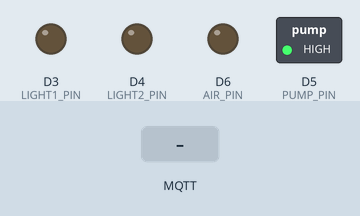
Recording of a sketch running on a simulated ESP8266 (NodeMCU). Parts: switched loads named in the sketch (green lamp = pin HIGH), output pins drawn as LEDs (lit = HIGH). The test bench sets the inputs (shaded band). WiFi joins after 1.5 s; servers stay silent unless stated; random numbers use the default seed unless the sketch sets one; no MQTT or app messages arrive unless stated; what the sketch prints to the serial monitor is not drawn.

Above: at 2.7 s.
2.8 s: MQTT message "1" arrives on the first subscribed topic
At 3.9 s:
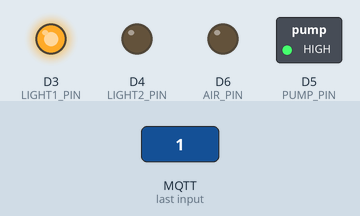
4.3 s: MQTT message "1" arrives on the second subscribed topic
At 5.1 s:
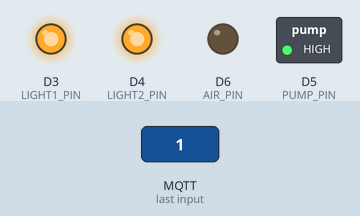
5.8 s: MQTT message "light1" arrives on the first subscribed topic
At 6.2 s:
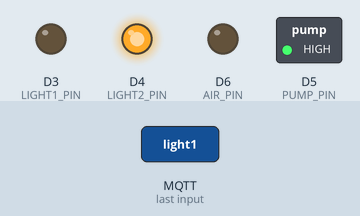
7.3 s: MQTT message "light1" arrives on the second subscribed topic
At 8.6 s:
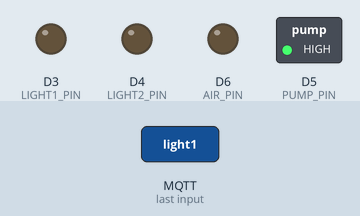
Timing chart, 0 to 9.8 s (numbered marks = the images above; inputs shaded):
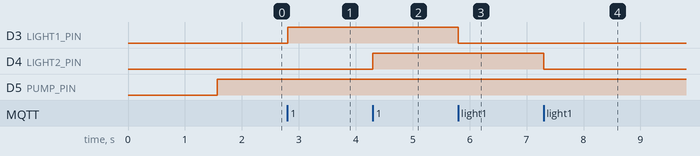

The sketch:

client.ino
```cpp
//Include Library
#include <DHT.h>
#include <ESP8266WiFi.h>
#include <PubSubClient.h>

// WIFI and MQTT Broker information
const char* ssid = "POCO X4 GT";
const char* password = "thuongcute";
const char* mqtt_server = "13.231.154.153";

// PIN connection
#define DHTTYPE DHT11
#define DHT_PIN D2
#define SOIL_MOISTURE_PIN A0
#define LIGHT1_PIN D3
#define LIGHT2_PIN D4
#define PUMP_PIN D5
#define AIR_PIN D6

// Necessary Variable
DHT dht(DHT_PIN, DHTTYPE);
WiFiClient espClient;
PubSubClient client(espClient);
unsigned long lastMsg = 0;
#define MSG_BUFFER_SIZE  (50)
char msg[MSG_BUFFER_SIZE];
float temp = 0;
float humid = 0;
int soil = 0;
int light1_st = 0;
int light2_st = 0;
int air_st = 0;
int pump_st = 0;
char tmp[10];

// Setup WIFI connection
void setup_wifi() {
  delay(10);
  // We start by connecting to a WiFi network
  Serial.println();
  Serial.print("Connecting to ");
  Serial.println(ssid);

  WiFi.mode(WIFI_STA);
  WiFi.begin(ssid, password);

  while (WiFi.status() != WL_CONNECTED) {
    delay(500);
    Serial.print(".");
  }
  randomSeed(micros());
  Serial.println("");
  Serial.println("WiFi connected");
  Serial.println("IP address: ");
  Serial.println(WiFi.localIP());
}

// Process when received control data
// Check topic and control actors
void processData(char* topic, byte* payload) {
  if (strcmp(topic, "light1") == 0) {
    if((char)payload[0] == '1') {
      digitalWrite(LIGHT1_PIN, HIGH);
      light1_st = 1;
    } else {
      digitalWrite(LIGHT1_PIN, LOW);
      light1_st = 0;
    }
    dtostrf(light1_st, 1, 0, tmp);
    snprintf (msg, MSG_BUFFER_SIZE, tmp);
    client.publish("light1-st", msg);
  } else if (strcmp(topic, "light2") == 0) {
    if((char)payload[0] == '1') {
      digitalWrite(LIGHT2_PIN, HIGH);
      light2_st = 1;
    } else {
      digitalWrite(LIGHT2_PIN, LOW);
      light2_st = 0;
    }
    dtostrf(light2_st, 1, 0, tmp);
    snprintf (msg, MSG_BUFFER_SIZE, tmp);
    client.publish("light2-st", msg);
  } else if (strcmp(topic, "air") == 0) {
    if((char)payload[0] == '1') {
      digitalWrite(AIR_PIN, HIGH);
      air_st = 1;
    } else {
      digitalWrite(AIR_PIN, LOW);
      air_st = 0;
    }
    dtostrf(air_st, 1, 0, tmp);
    snprintf (msg, MSG_BUFFER_SIZE, tmp);
    client.publish("air-st", msg);
  } else if (strcmp(topic, "pump") == 0) {
    if((char)payload[0] == '1') {
      digitalWrite(PUMP_PIN, HIGH);
      pump_st = 1;
    } else {
      digitalWrite(PUMP_PIN, LOW);
      pump_st = 0;
    }
    dtostrf(pump_st, 1, 0, tmp);
    snprintf (msg, MSG_BUFFER_SIZE, tmp);
    client.publish("pump-st", msg);
  }
}

//Get data from MQTT broker
void callback(char* topic, byte* payload, unsigned int length) {
  Serial.print("Message arrived [");
  Serial.print(topic);
  Serial.print("]: ");
  for (int i = 0; i < length; i++) {
    Serial.print((char)payload[i]);
  }
  processData(topic, payload);
  Serial.println();
}

// Connect and reconnect to WIFI and MQTT broker
void reconnect() {
  // Loop until we're reconnected
  while (!client.connected()) {
    Serial.print("Attempting MQTT connection...");
    // Create a random client ID
    String clientId = "ESP8266Client-";
    clientId += String(random(0xffff), HEX);
    // Attempt to connect
    if (client.connect(clientId.c_str())) {
      Serial.println("connected");
      // Once connected, publish an announcement...
      // ... and resubscribe
      client.subscribe("light1");
      client.subscribe("light2");
      client.subscribe("air");
      client.subscribe("pump");
    } else {
      Serial.print("failed, rc=");
      Serial.print(client.state());
      Serial.println(" try again in 5 seconds");
      // Wait 5 seconds before retrying
      delay(5000);
    }
  }
}

// Read sensordata from Sensor and publish it to MQTT broker
void publishSensorData() {
  temp = dht.readTemperature();
  humid = dht.readHumidity();
  int soilMoistureValue = analogRead(SOIL_MOISTURE_PIN);
  soil = map(soilMoistureValue, 1023, 0, 0, 100);


  dtostrf(temp, 4, 3, tmp);
  snprintf (msg, MSG_BUFFER_SIZE, tmp);
  client.publish("temp", msg);
  dtostrf(humid, 4, 1, tmp);
  snprintf (msg, MSG_BUFFER_SIZE, tmp);
  client.publish("hum", msg);
  dtostrf(soil, 4, 0, tmp);
  snprintf (msg, MSG_BUFFER_SIZE, tmp);
  client.publish("soilMoisture", msg);

 client.publish("sql1", msg);
}


void setup() {
  // put your setup code here, to run once:
  setup_wifi();
  Serial.begin(9600);
  dht.begin();
  pinMode(AIR_PIN, OUTPUT);
  pinMode(LIGHT1_PIN, OUTPUT);
  pinMode(LIGHT2_PIN, OUTPUT);
  pinMode(PUMP_PIN, OUTPUT);
  client.setServer(mqtt_server, 1883);
  client.setCallback(callback);
}

void loop() {
  // put your main code here, to run repeatedly:
  if (!client.connected()) {
    reconnect();
  }
  client.loop();

  unsigned long now = millis();
  if (now - lastMsg > 30000) {
    lastMsg = now;
    publishSensorData();
  }

  if (temp > 30 && air_st == 0) {
    digitalWrite(AIR_PIN, HIGH);
    air_st = 1;
    dtostrf(air_st, 1, 0, tmp);
    snprintf (msg, MSG_BUFFER_SIZE, tmp);
    client.publish("air-st", msg);
  }
  if (temp < 25 && air_st == 1) {
    digitalWrite(AIR_PIN, LOW);
    air_st = 0;
    dtostrf(air_st, 1, 0, tmp);
    snprintf (msg, MSG_BUFFER_SIZE, tmp);
    client.publish("air-st", msg);
  }

  if (soil < 10 && pump_st == 0) {
    digitalWrite(PUMP_PIN, HIGH);
    pump_st = 1;
    dtostrf(pump_st, 1, 0, tmp);
    snprintf (msg, MSG_BUFFER_SIZE, tmp);
    client.publish("pump-st", msg);
  }
  if (soil > 50 && pump_st == 1) {
    digitalWrite(PUMP_PIN, LOW);
    pump_st = 0;
    dtostrf(pump_st, 1, 0, tmp);
    snprintf (msg, MSG_BUFFER_SIZE, tmp);
    client.publish("pump-st", msg);
  }
}
```

Measured:
- after the input at 2.8 s, D3 (LIGHT1_PIN): LOW → HIGH at once
- after the input at 4.3 s, D4 (LIGHT2_PIN): LOW → HIGH at once
- after the input at 5.8 s, D3 (LIGHT1_PIN): HIGH → LOW at once
- after the input at 7.3 s, D4 (LIGHT2_PIN): HIGH → LOW at once
